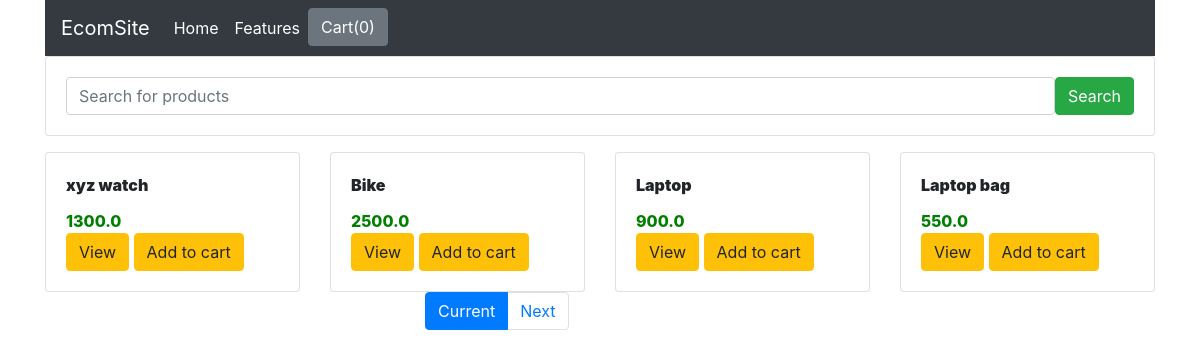
The page / on the database its author committed.
### shop/models.py (models this page shows, shortened)
class Product(models.Model):
    title = models.CharField(max_length= 200)
    price = models.FloatField()
    discount_price = models.FloatField()
    category = models.CharField(max_length=200)
    description = models.TextField()
    image = models.CharField(max_length=350)
    quantity = models.IntegerField(default=1)

### shop/views.py (the view)
# urls.py: path('',index, name = 'home' ),
def index(request):
    product_objects = Product.objects.all()
    item_name = request.GET.get('item_name')
    if item_name != '' and item_name  is not None:
        product_objects = product_objects.filter(title__icontains= item_name)
    paginator = Paginator(product_objects, 4)
    page = request.GET.get('page')
    product_objects = paginator.get_page(page)
    context = {'product_objects':product_objects}
    return render(request, 'index.html',context)

### shop/templates/index.html (shortened to what this page needs)
{% load static %}
<html lang="en">
<head>
    <link rel="stylesheet" href="https://stackpath.bootstrapcdn.com/bootstrap/4.3.1/css/bootstrap.min.css">
    <link rel="stylesheet" href="{% static 'css/style.css' %}">
</head>
<body>
    <div class= "container">
        <div class ="row">
           <div class = "col-md-12">
            <nav class="navbar navbar-expand-lg navbar-light bg-dark">
                <a class="navbar-brand" href="{% url 'home' %}" style="color: white !important;">EcomSite</a>
                   <div class="collapse navbar-collapse" id="navbarNav">
                    <ul class="navbar-nav">
                      <li class="nav-item active">
                        <a class="nav-link" href="{% url 'home' %}"  style="color: white !important;">Home <span class="sr-only">(current)</span></a>
                      </li>
                      <li class="nav-item">
                        <a class="nav-link" href="#" style="color: white !important;">Features</a>
                      </li>
                      <li class="nav-item">
                        <button type="button" style="color: white !important;" id ="cart"    data-html ="true"  class="btn btn-secondary" data-container="body" data-toggle="popover" data-placement="bottom" data-content="Vivamusagittis lacus vel augue laoreet rutrum faucibus.">
                          Cart(0)
                      </button>
                      </li>
                    </ul>
                  </div>
              </nav>
           </div>
        </div>
        <div class="row">
            <div class="col-md-12">
                <form class="card  card-sm" method =""GET>
                    <div class="card-body row no-gutters align-items-center">
                        <div class="col">
                            <input type="search" name="item_name" id="" placeholder="Search for products" class="form-control form-control-borderless">
                        </div>
                        <div class="col-auto">
                            <button class="btn btn-success" type="submit">Search</button>
                        </div>
                    </div>
                </form>
            </div>
        </div>
        <div class="row">
            {% for product in product_objects %}
            <div class="col-md-3">
                <div class="card" >
                    <div class="card-body">
                        <div id="nm{{product.id}}" class="card-title">{{product.title}}</div>
                        <div id ="price{{product.id}}" class="card-text">{{product.price}}</div>
                        <a href="/{{product.id}}" class="btn btn-warning">View</a>
                        <button id="{{product.id}}" class="btn act btn-warning">Add to cart</button>
                    </div>
                </div>
            </div>
          {% endfor %}
        </div>
      <div class = "row">
        <div class="col-md-3 offset-md-4">
            <ul class="pagination">
                <li class="page-item active">
                    <a class="page-link" href="?page={{ product_objects.number }}">Current</a>
                 </li>
                {% if product_objects.has_next %}
                 <li class="page-item">
                    <a class="page-link" href="?page={{ product_objects.next_page_number }}"> Next</a>
                 </li>
                {% endif %}
            </ul>
        </div>
      </div>
    </div>
</body>
</html>

### shop/static/css/style.css (style rules this page uses)
.card-text { color:green; font-weight: 800; }
.card-title { font-weight: 900; }

### rows shown on the page
Product: title "xyz watch", price "1300.0"
Product: title "Bike", price "2500.0"
Product: title "Laptop", price "900.0"
Product: title "Laptop bag", price "550.0"
